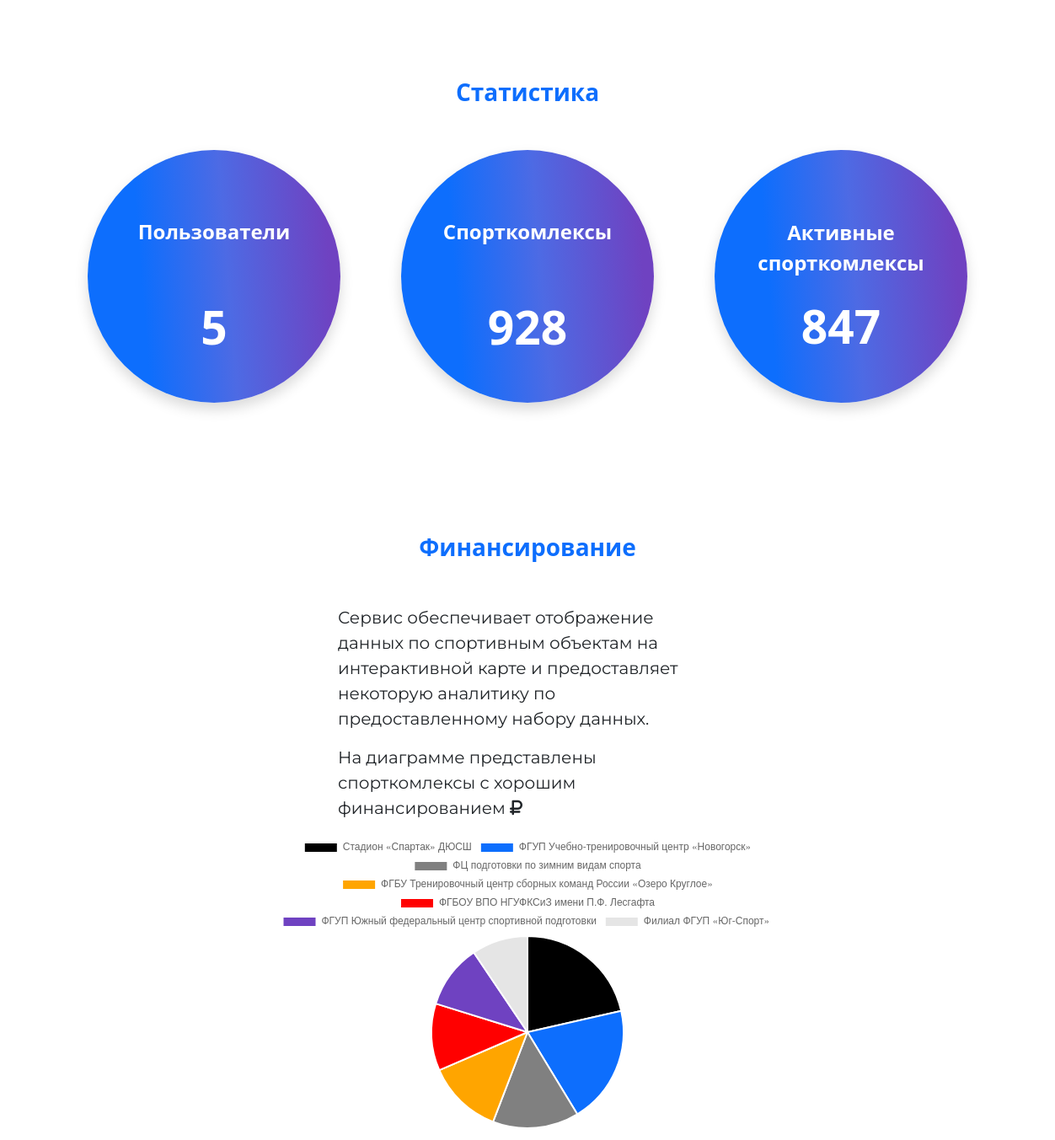
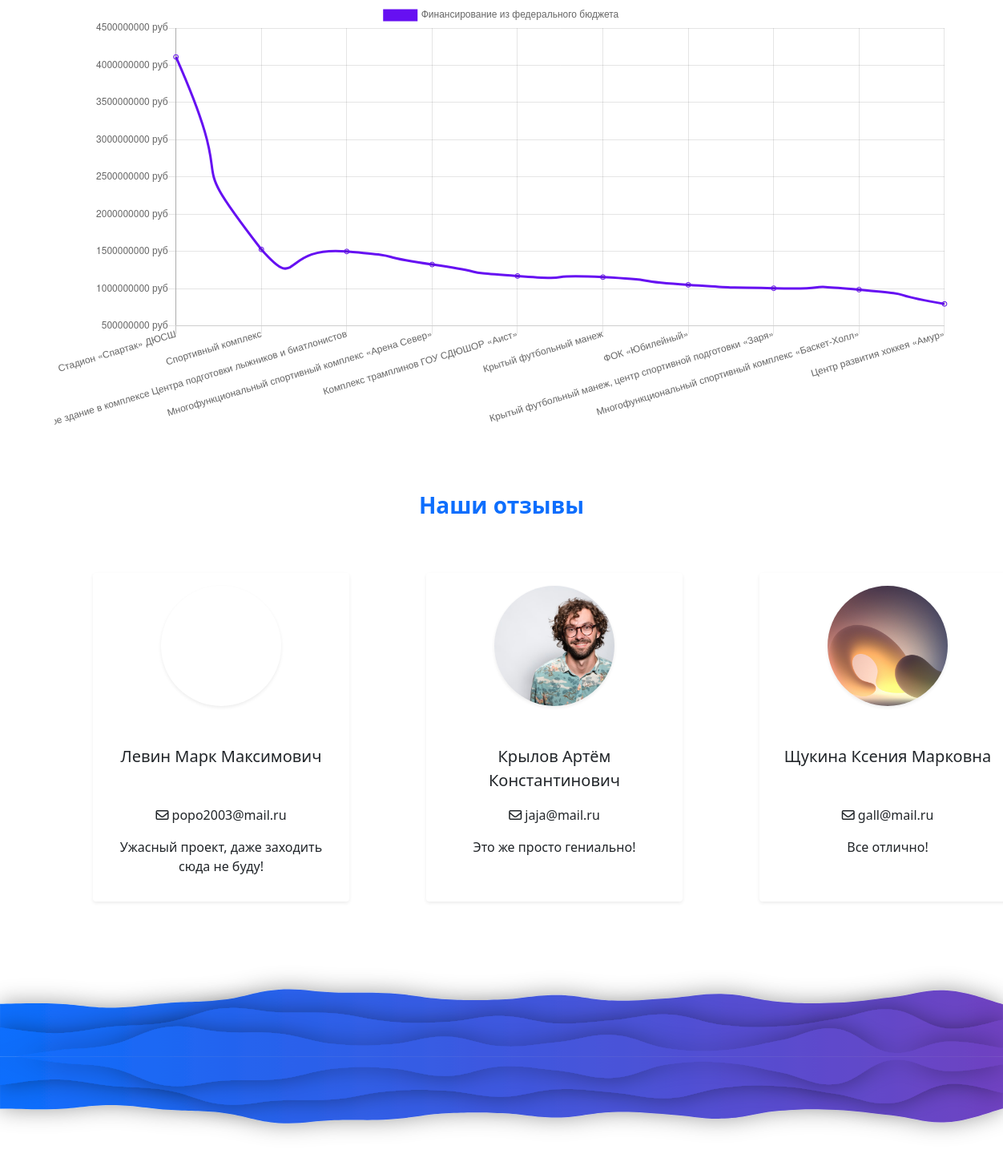
/ (middle part), run on an earlier commit of the app's database (2 pictures, top to bottom).
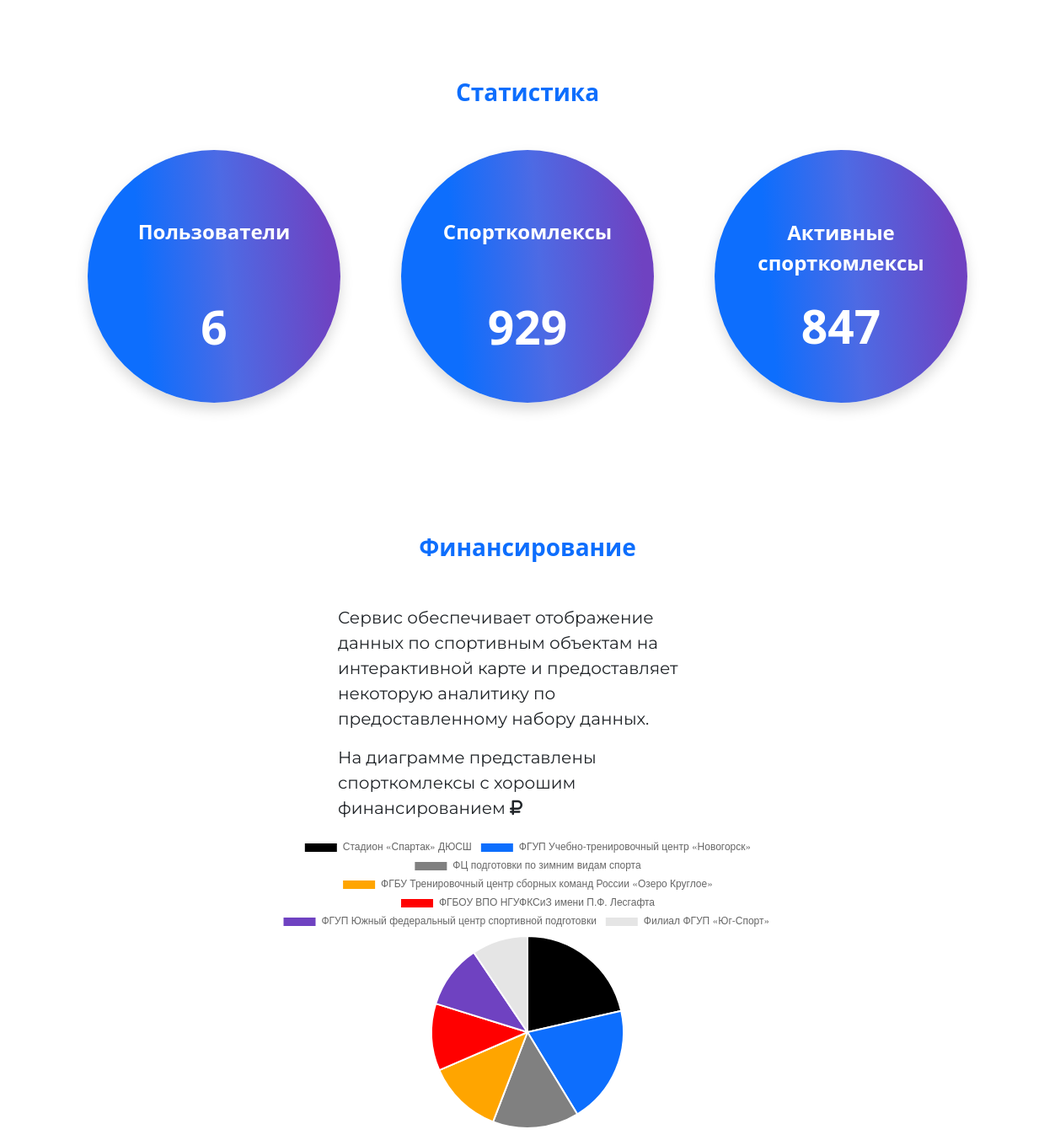
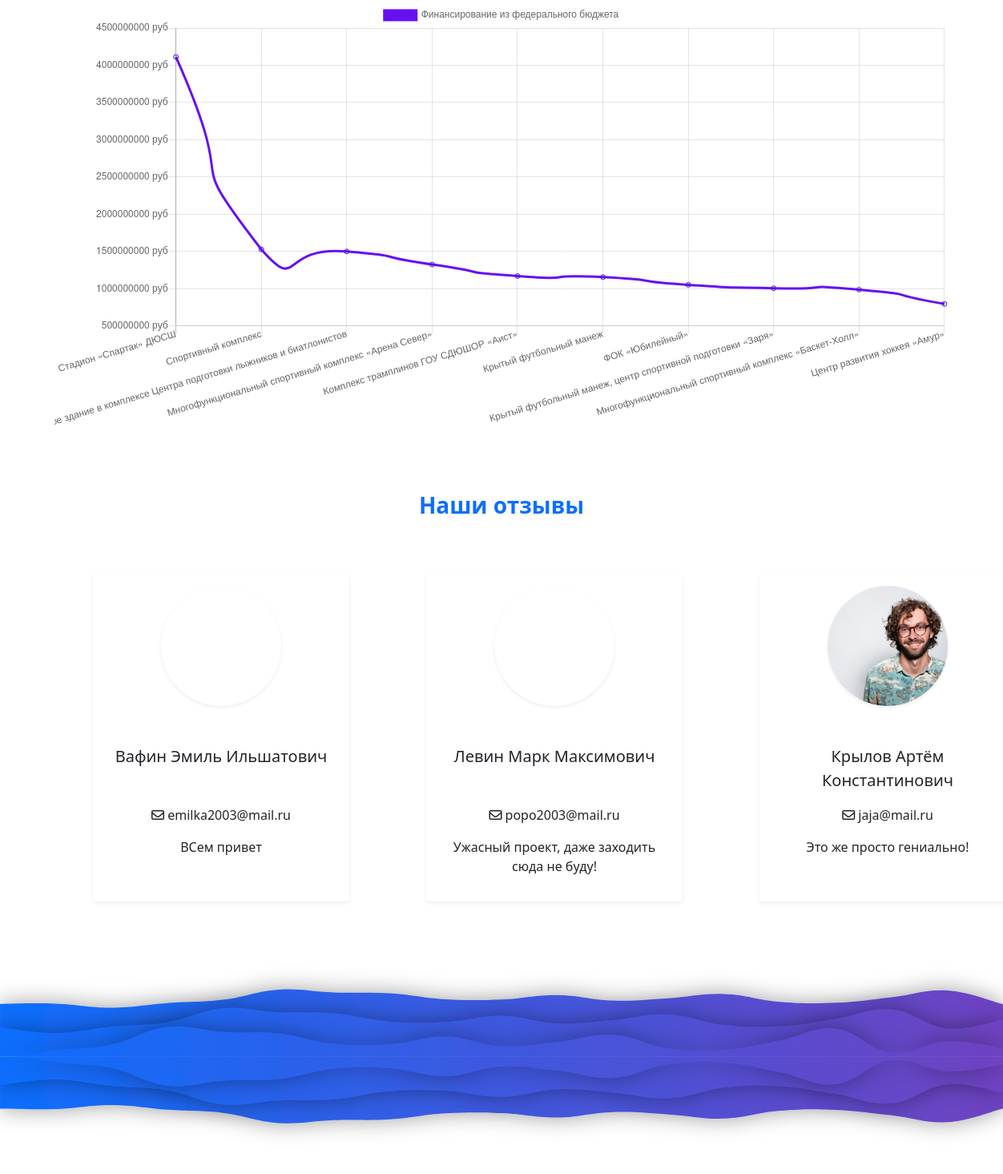
And on a later commit of the database (2 pictures, top to bottom).
### app/models.py (models this page shows, shortened)
class CommentUser(models.Model): # комментарии
    user = models.ForeignKey(CustomUser, on_delete=models.CASCADE, verbose_name='Пользователь') # пользователь
    create_date_comment = models.DateTimeField('Дата создания комментария',auto_now_add=True) # дата создания комментария
    posted = models.BooleanField('Отображается или нет', default=False) # одобрение
    comment = models.TextField('Комментарий', max_length=500) # сообщение
    @staticmethod
    def getCommentsForIndex():
        return CommentUser.objects.filter(posted=True).order_by("-create_date_comment")[:3] # запрос для возврата с одобренными отзывами
    class Meta: # отображение модели на русском языке
        verbose_name = 'Отзыв'
        verbose_name_plural = 'Отзывы'

class CustomUser(AbstractUser): # пользователь
    patronymic = models.CharField('Отчество', max_length=50, null=True) # отчество
    avatar = models.ImageField('Аватарка', upload_to='users/', null=True) # аватарка

### app/views.py (the view, shortened to what this page needs)
# urls.py: path('', views.main, name = 'home'),
def main(req): # main page_name
    page_name = "index.html" # ссылка на страницу
    pie_result = pieData() # вызов функции пирожка
    line_result = lineData() # вызов функции графика
    obj_users = CustomUser.objects.all().count() # получение всех пользователей
    obj_datas = Datas.objects.all().count() # получение всех спорткомплексов
    obj_active_datas = Datas.objects.filter(active = 'Y').count() # получение активных спорткомплексов
    obj_comment = CommentUser.getCommentsForIndex() # получение трех отзывов
    form = CreateQuestionsUserForm # форму связи записываем в переменную
    values = { # переменная словарь для отправки на страницу
        'user':obj_users, # Количество пользователей
        'dat':obj_datas,  # Количество спорткомлексов
        'active_sport':obj_active_datas, # Количество активных спорткомлексов
        'labels':pie_result[1], # Атрибуты для пирога
        'data':pie_result[0], # Данные для пирога
        'line_labels':line_result[1], # Атрибуты для графика
        'line_data':line_result[0], # Данные для графика
        'form':form, # Форма с связью
        'comment':obj_comment, # Отправка трёх отзывов
    }
    return render(req, page_name, values) # рендеринг страницы

### app/views.py (called while the page is built)
def pieData(): # получение данных для пирога
    for_pie_labels = [] # список для названий спорткомплексов
    for_pie_data = [] # пустой список для данных спорткомплексов
    query_datas = Datas.objects.order_by("-financing")[:7] # получение 7 записей спорткомплексов с сортировкой по финансам в порядке убывания
    for q in query_datas: # запись через цикл
        for_pie_labels.append(q.name) # добавление в список для названий
        for_pie_data.append(q.financing) # добавление в список для данных
    return for_pie_data, for_pie_labels # возвращаем списки

def lineData(): # получение данных для графика
    for_line_labels = [] # список для названий спорткомплексов
    for_line_data = [] # пустой список для данных спорткомплексов
    query_datas = Datas.objects.order_by("-financing_from_subject_federal_budget")[:10] # получение 10 записей спорткомплексов с сортировкой по финансам в порядке убывания
    for q in query_datas: # запись через цикл
        for_line_labels.append(q.name) # добавление в список для названий
        for_line_data.append(q.financing_from_subject_federal_budget) # добавление в список для данных
    return for_line_data, for_line_labels # возвращаем списки

### app/templates/index.html (shortened to what this page needs)
{% extends './base.html' %}
{% load static %}
{% block scripts %}
    <script>
    //для диаграммы
    let config = { // Диаграмма
        type: 'pie', // тип диаграммы
        data: {
        datasets: [{
            label:'Спорткомлекс',
            data: {{ data|safe }},
            backgroundColor: [
                'black','#0D6EFD', 'grey', 'orange', 'red', '#6f42c1' // цвета
            ],
            borderWidth:2,// толщина между кусочками
            }],
            labels: {{ labels|safe }}
        },
        options: {
            responsive: true,
        }
    };
    // для графика
    let labels = {{ line_labels|safe }}
    let data = { // Графика
        labels:labels,
        datasets: [{
            label: 'Финансирование из федерального бюджета',
            data: {{ line_data|safe }},
            fill: false,
            borderColor: '#6610f2',
            tension: 0.8
        }]
    };
    // конфигурация для графика
    let configLine = {
        type:'line',
        data: data,
        options:{
            scales: {
                yAxes: [{
                ticks: {
                    callback: function(value){return value + " руб"} // Для отображения в графике в рублях
                    },
                }]
            }
        }
    }
    window.onload = () => { // инициализация этих графиков и пирогов
        let ctx = document.getElementById('pie-chart').getContext('2d');
        window.myPie = new Chart(ctx, config);
        let eeMyChart = document.getElementById('chart_budget');
        window.myLine = new Chart(eeMyChart, configLine)
    };
    </script>
{% endblock scripts %}
{% block content %}
    <div class = 'index_container mt-3'>
        <div class="hello_container">
        </div>
    </div>
    <div style = 'margin-bottom: 150px;'>
        <p class = "text-center fs-3 fw-bold text-primary">Статистика</p>
        <div class="container d-flex justify-content-around mt-5">
            <div class="box shadow text-white rounded-circle d-flex flex-column justify-content-center align-items-center .bg-primary.bg-gradient" style = "max-width: 300px; width: 100%; height: 300px;">
                <p class ="text-center fs-4 fw-bold mt-5" style = 'min-height: 50px;'>Пользователи</p>
                <p class ="text-center fw-bold mt-4" style = "font-size: 55px;">{{ user }}</p>
            </div>
            <div class="box shadow text-white rounded-circle d-flex flex-column justify-content-center"  style = "max-width: 300px; width: 100%; height: 300px;">
                <p class ="text-center fs-4 fw-bold mt-5" style = 'min-height: 50px;'>Спорткомлексы</p>
                <p class ="text-center fw-bold mt-4" style = "font-size: 55px;">{{ dat }}</p>
            </div>
            <div class="box shadow text-white rounded-circle d-flex flex-column justify-content-center"  style = "max-width: 300px; width: 100%; height: 300px;">
                <p class ="text-center fs-4 fw-bold mt-5" style = 'min-height: 50px;'>Активные спорткомлексы</p>
                <p class ="text-center fw-bold" style = "font-size: 55px;">{{ active_sport }}</p>
            </div>
        </div>
    </div>
    <div class = 'container mt-5' id="container">
        <p class = "text-center fs-3 fw-bold text-primary">Финансирование</p>
        <div class="content d-flex mt-5 flex-wrap justify-content-center">
            <div class = 'flex-fill' style = 'max-width: 450px;'>
                <p class = 'fs-5' style = "font-family: 'Montserrat-Regular'; user-select: none;">Сервис обеспечивает отображение данных по спортивным объектам на интерактивной карте и предоставляет некоторую аналитику по предоставленному набору данных. </p>
                <p class = 'fs-5' style = "font-family: 'Montserrat-Regular'; user-select: none;">На диаграмме представлены спорткомлексы c хорошим финансированием  <i class="fa-solid fa-ruble-sign"></i> </p>
            </div>
            <canvas id="pie-chart" style ="max-width: 700px;"></canvas>
        </div>
        <canvas class = 'mt-3' id="chart_budget" style = 'max-width: 100%;'></canvas>
    </div>
    <div class="container mt-5">
        <p class = "text-center fs-3 fw-bold text-primary">Наши отзывы</p>
        <div class="comment_container d-flex justify-content-around">
            {% for o in comment %}
            <div class="box-comment shadow-sm rounded d-flex flex-column align-items-center p-3 m-5" style = 'min-width: 320px; max-width: 320px; min-height: 200px;'>
                <div class = 'avatar shadow-sm rounded-circle' style = '
                    height:150px;
                    width: 150px;
                    background-image: url("{{o.user.avatar.url}}");
                    background-repeat:no-repeat;
                    background-position:center;
                    background-size:cover;
                    '></div>
                <div class ='mt-5'>
                    <p class = 'fs-5 text-center mx-auto' style="min-height: 60px;"> {{ o.user.last_name }} {{ o.user.first_name }} {{ o.user.patronymic }} </p>
                    <p class = 'text-center'>  <i class="fa-regular fa-envelope"></i> {{ o.user.email }} </p>
                    <p class = 'text-center'> {{ o.comment }} </p>
                </div>
            </div>
        {% empty %}
            <p class = 'text-center text-danger fs-2'>В бд пусто.</p>
        {% endfor %}
        </div>
    </div>
    <div class = 'mx-auto'>
        <img class = 'img-fluid' alt = 'photo' src ="{% static 'media/volna.svg' %}" style = 'width: 100%; user-select: none;' />
        <img class = 'img-fluid' alt = 'photo' src ="{% static 'media/volna.svg' %}" style = 'width: 100%; user-select: none;  transform: scale(1, -1);' />
    </div>
{% endblock content %}

### app/templates/base.html (shortened to what this page needs)
<!DOCTYPE html>
{% load static %}
<html lang="ru">
<head>
    <link rel="stylesheet" href="{% static 'css/bootstrap.min.css' %}">
    <link rel="stylesheet" href="{% static 'css/style.css' %}">
    <link href="{% static 'fontawesomefree/css/fontawesome.css' %}" rel="stylesheet" type="text/css">
    <link href="{% static 'fontawesomefree/css/brands.css' %}" rel="stylesheet" type="text/css">
    <link href="{% static 'fontawesomefree/css/solid.css' %}" rel="stylesheet" type="text/css">
    {% block scripts %}
    {% endblock scripts %}
</head>
<body class = 'd-flex flex-column justify-content-between' style = 'min-height: 100vh;'>
    <section class="main">
        {% block content %}
        {% endblock content %}
    </section>
</body>
</html>

### app/static/css/style.css (style rules this page uses)
.box { background: linear-gradient(85.44deg, #0D6EFD 23.32%, rgba(58, 90, 225, 0.9) 55.15%, #6F42C1 92.62%); }

What changed in the data, as far as the page shows it:
no longer on this page (row unchanged): CommentUser: user.avatar (picture), user.last_name "Щукина", user.first_name "Ксения", user.patronymic "Марковна", user.email "gall@mail.ru", comment "Все отлично!"
added CommentUser: user.last_name "Вафин", user.first_name "Эмиль", user.patronymic "Ильшатович", user.email "emilka2003@mail.ru", comment "ВСем привет"
Also different on the page:
{{ user }}: "5" → "6"
{{ dat }}: "928" → "929"
